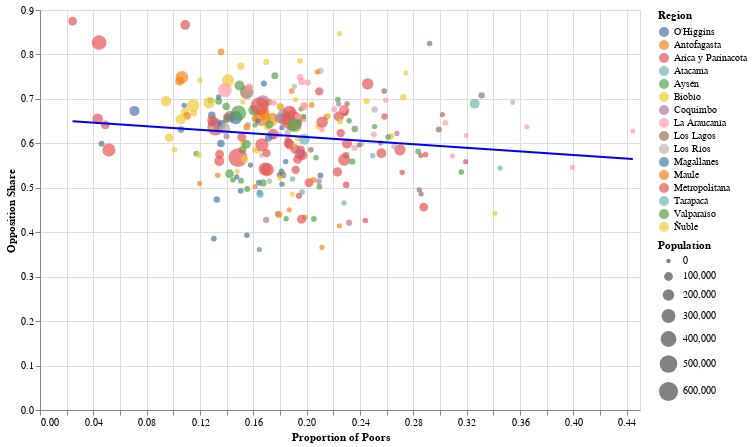

Source (Vega-Lite JSON):
### Vega-Lite specification from a JSON file in a GitHub repository (floating-point values rounded to 4 significant figures; data arrays with more than 128 entries replaced by an {"elided": "..."} marker saying what was removed)
{"$schema": "https://vega.github.io/schema/vega-lite/v5.8.0.json", "data": {"name": "data-3d85ea1994cdc7d8330144c68b9fee54"}, "params": [{"name": "minPop", "value": 10000, "bind": {"input": "range", "min": 0, "max": 700000, "step": 10000, "name": "Min Population:"}}, {"name": "maxPop", "value": 700000, "bind": {"input": "range", "min": 0, "max": 700000, "step": 10000, "name": "Max Population:"}}], "transform": [{"calculate": "datum.pop / 1000", "as": "pop_k"}, {"filter": "datum.pop >= minPop"}, {"filter": "datum.pop <= maxPop"}], "layer": [{"mark": {"type": "point", "filled": true, "size": 60}, "encoding": {"color": {"field": "region", "title": "Region", "type": "nominal"}, "size": {"field": "pop", "scale": {"range": [20, 400]}, "title": "Population", "type": "quantitative"}, "tooltip": [{"field": "comuna", "type": "nominal"}, {"field": "prop_poors", "type": "quantitative"}, {"field": "opp_share", "type": "quantitative"}, {"field": "region", "type": "nominal"}, {"field": "pop", "type": "quantitative"}], "x": {"field": "prop_poors", "title": "Proportion of Poors", "type": "quantitative"}, "y": {"field": "opp_share", "title": "Opposition Share", "type": "quantitative"}}}, {"mark": {"type": "line", "color": "blue"}, "encoding": {"x": {"field": "prop_poors", "type": "quantitative"}, "y": {"field": "opp_share", "type": "quantitative"}}, "transform": [{"regression": "opp_share", "on": "prop_poors"}]}], "width": 600, "height": 400, "datasets": {"data-3d85ea1994cdc7d8330144c68b9fee54": {"elided": "345 records"}}}
